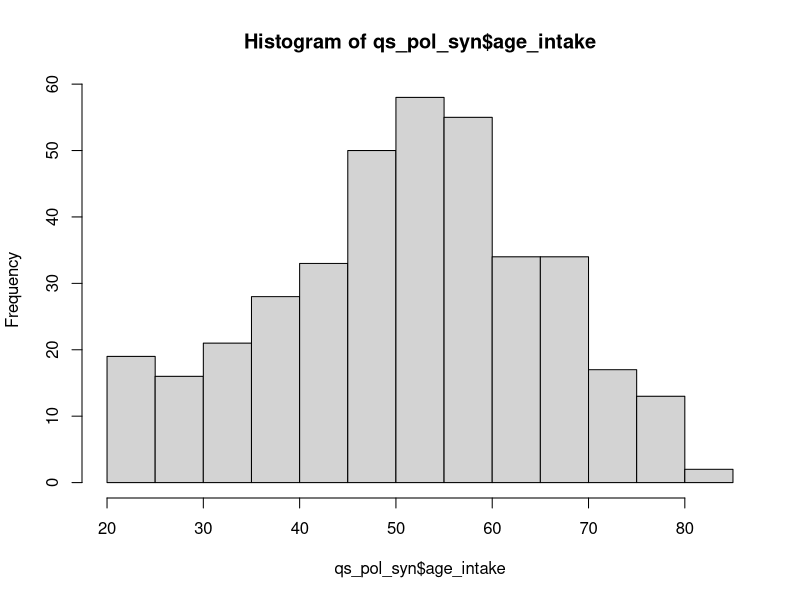
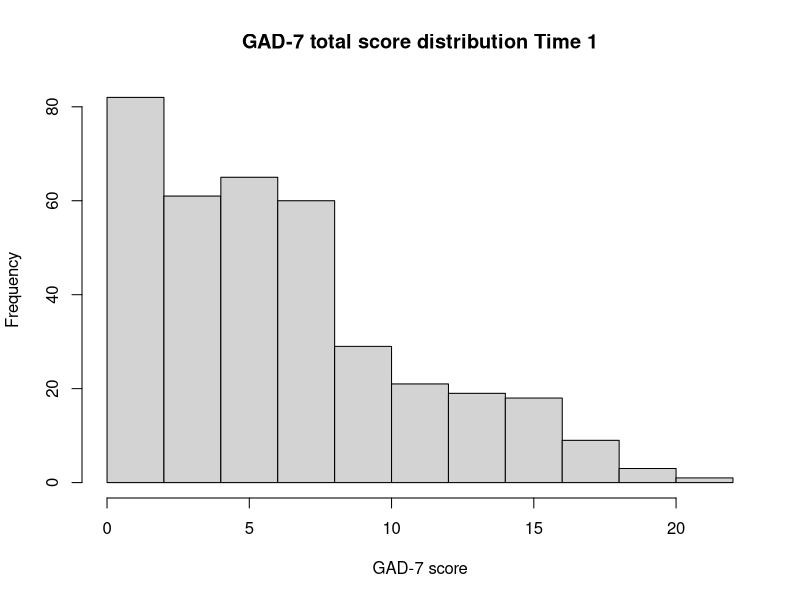

These charts were generated, in order, by the following R code: (Note: this script raises an error after producing the figures.)
## ---- chunk 1
#import data
library(readxl)
# received from Ms Katasafadou and Ms Theodoridou on 11th July 2023 an excel archive termed Q_EXTRACT_09.07.2024.xlsx, stored locally as
# "~/Downloads/Q_EXTRACT_09.07.2024.xlsx" and then moved here
# Note: there are fewer missing data than in the early preliminary analysis that I had sent around. Spoke with Ms Theodoridou, her team was very assiduous in chasing therapists to ensure completion. 
#
qs_pol_syn <- read_excel("qs_pol_syn.xlsx")
#View(qs_pol_syn)
## ---- chunk 2
# excluded participants who had not been randomised or minors as per variable in the dataset indicated in the email that was sent to me by Ms Katasafadou
qs_pol_syn <- qs_pol_syn[qs_pol_syn$`ΕΞΑΙΡΕΙΤΑΙ ΑΠΟ ΤΗΝ ΚΥΡΙΑ ΕΡΕΥΝΑ`== "ΟΧΙ", ]
print(paste("Our total number of participants is", length(unique(qs_pol_syn$`ΤΑΥΤΟΤΗΤΑ ΑΣΘΕΝΗ`))))


## ---- chunk 3
knitr::kable(table(qs_pol_syn$`ΤΡΙΜΗΝΟ ΑΣΘΕΝΗ`), col.names =  c("trimester", "n"))
## ---- chunk 4
qs_pol_syn$gender <- qs_pol_syn$ΦΥΛΟ 
library(tidyverse)
qs_pol_syn <- 
  qs_pol_syn %>% 
mutate(gender = recode (gender,
"ΑΡΡΕΝ" = "male",
"ΘΗΛΥ" = "female",
"ΑΛΛΟ" = "other"
))
#table(qs_pol_syn$gender)
knitr:: kable(round(proportions(table(qs_pol_syn$gender))*100,1), col.names = c("gender", "%"))

## ---- chunk 5

tabulate_func <- function(x){
  
  round(proportions(table(x))*100,1)
  
}

tapply(qs_pol_syn$gender, qs_pol_syn$`ΤΡΙΜΗΝΟ ΑΣΘΕΝΗ`, tabulate_func)


## ---- chunk 6
qs_pol_syn$age_intake <- 2024 - qs_pol_syn$`ΕΤΟΣ ΓΕΝΝΗΣΗΣ`
print(paste("The mean age is", mean(qs_pol_syn$age_intake, na.rm = TRUE), "(sd = ", round(sd(qs_pol_syn$age_intake, na.rm = TRUE),2), ")"))
hist(qs_pol_syn$age_intake)
## ---- chunk 7
rbind(
  mean = tapply(qs_pol_syn$age_intake, qs_pol_syn$`ΤΡΙΜΗΝΟ ΑΣΘΕΝΗ`, mean, na.rm = T),
sd = tapply(qs_pol_syn$age_intake, qs_pol_syn$`ΤΡΙΜΗΝΟ ΑΣΘΕΝΗ`, sd, na.rm = T)
)

## ---- chunk 8
#table(qs_pol_syn$`ΚΑΤΗΓΟΡΙΑ ΤΕΧΝΗΣ`)
knitr:: kable(round(proportions(table(qs_pol_syn$`ΚΑΤΗΓΟΡΙΑ ΤΕΧΝΗΣ`))*100, 2), col.names = 
                c("art site", "%"))
## ---- chunk 9
knitr:: kable(round(proportions(table(qs_pol_syn$Διάγνωση))*100, 2), col.names = c("diagnosis", "%"))
## ---- chunk 10
gad_labels <- paste0("gad_", 1:7)

gad_df_1 <- qs_pol_syn[, c("T1/1","T1/2", "T1/3", "T1/4", "T1/5", "T1/6", "T1/7")]
colnames(gad_df_1) <- gad_labels

recode_fun <- function(x) {
  recode(x, "ΚΑΘΟΛΟΥ" = 0, 
         "ΜΕΡΙΚΕΣ ΜΕΡΕΣ" = 1, 
         "ΠΕΡΙΣΣΟΤΕΡΕΣ ΑΠΟ ΤΙΣ ΜΙΣΕΣ ΜΕΡΕΣ" = 2, 
         "ΣΧΕΔΟΝ ΚΑΘΕ ΜΕΡΑ" = 3
)

}


gad_df_1 <- gad_df_1 %>%
  mutate_at(vars(starts_with("gad_")), recode_fun)   



gad_df_1$gad_total_score_1 <- rowSums(gad_df_1)

print(paste("We are missing n = ", sum(is.na(gad_df_1$gad_total_score_1)), "out of", 
            length(gad_df_1$gad_total_score_1), "which amounts to ", round(sum(is.na(gad_df_1$gad_total_score_1))/length(gad_df_1$gad_total_score_1)*100, 1),
            "%"))

find_missing <- function(x){
  (sum(is.na(x))/length(x))*100
}

print("Here are the relative proportions of people missing GAD-7 per trimester allocation")
tapply(gad_df_1$gad_total_score_1,qs_pol_syn$`ΤΡΙΜΗΝΟ ΑΣΘΕΝΗ`, find_missing )


hist(gad_df_1$gad_total_score_1,  main = "GAD-7 total score distribution Time 1", xlab ="GAD-7 score")


gad_cutoffs <- c(0, 4, 9, 14, 15)
labels_gad_cutoffs <- c("minimal anxiety", "mild anxiety", "moderate anxiety", "severe severe")
gad_df_1$gad_category_1 <- cut(gad_df_1$gad_total_score_1, breaks = gad_cutoffs, labels = labels_gad_cutoffs)
props_cat_gad_7_1 <- data.frame(round(proportions(table(gad_df_1$gad_category_1))*100, 2))

props_cat_gad_7 %>% 
  ggplot(aes(x = Var1, y = Freq))+
  geom_col()+
  xlab("Severity Level")+
  ylab("Percentage")+
  ggtitle("Anxiety Severity Time 1")

## ---- chunk 11
gad_labels <- paste0("gad_", 1:7)

gad_df_2 <- qs_pol_syn[, c("T2/1","T2/2", "T2/3", "T2/4", "T2/5", "T2/6", "T2/7")]
colnames(gad_df_2) <- gad_labels

recode_fun <- function(x) {
  recode(x, "ΚΑΘΟΛΟΥ" = 0, 
         "ΜΕΡΙΚΕΣ ΜΕΡΕΣ" = 1, 
         "ΠΕΡΙΣΣΟΤΕΡΕΣ ΑΠΟ ΤΙΣ ΜΙΣΕΣ ΜΕΡΕΣ" = 2, 
         "ΣΧΕΔΟΝ ΚΑΘΕ ΜΕΡΑ" = 3
)

}


gad_df_2 <- gad_df_2 %>%
  mutate_at(vars(starts_with("gad_")), recode_fun)   



gad_df_2$gad_total_score_2 <- rowSums(gad_df_2)

print(paste("We are missing n = ", sum(is.na(gad_df_2$gad_total_score_2)), "out of", 
            length(gad_df_2$gad_total_score_2), "which amounts to ", round(sum(is.na(gad_df_2$gad_total_score_2))/length(gad_df_2$gad_total_score_2)*100, 1),
            "%"))

find_missing <- function(x){
  (sum(is.na(x))/length(x))*100
}

print("Here are the relative proportions of people missing GAD-7 per trimester allocation")
tapply(gad_df_2$gad_total_score_2,qs_pol_syn$`ΤΡΙΜΗΝΟ ΑΣΘΕΝΗ`, find_missing )


hist(gad_df_2$gad_total_score_2,  main = "GAD-7 total score distribution Time 2", xlab ="GAD-7 score")


gad_cutoffs <- c(0, 4, 9, 14, 15)
labels_gad_cutoffs <- c("minimal anxiety", "mild anxiety", "moderate anxiety", "severe severe")
gad_df_2$gad_category_2 <- cut(gad_df_2$gad_total_score_2, breaks = gad_cutoffs, labels = labels_gad_cutoffs)
props_cat_gad_7_2 <- data.frame(round(proportions(table(gad_df_2$gad_category_2))*100, 2))

props_cat_gad_7 %>% 
  ggplot(aes(x = Var1, y = Freq))+
  geom_col()+
  xlab("Severity Level")+
  ylab("Percentage")+
  ggtitle("Anxiety Severity Time 2")

## ---- chunk 12
gad_labels <- paste0("gad_", 1:7)

gad_df_3 <- qs_pol_syn[, c("T3/1","T3/2", "T3/3", "T3/4", "T3/5", "T3/6", "T3/7")]
colnames(gad_df_3) <- gad_labels

recode_fun <- function(x) {
  recode(x, "ΚΑΘΟΛΟΥ" = 0, 
         "ΜΕΡΙΚΕΣ ΜΕΡΕΣ" = 1, 
         "ΠΕΡΙΣΣΟΤΕΡΕΣ ΑΠΟ ΤΙΣ ΜΙΣΕΣ ΜΕΡΕΣ" = 2, 
         "ΣΧΕΔΟΝ ΚΑΘΕ ΜΕΡΑ" = 3
)

}


gad_df_3 <- gad_df_3 %>%
  mutate_at(vars(starts_with("gad_")), recode_fun)   



gad_df_3$gad_total_score_3 <- rowSums(gad_df_3)

print(paste("We are missing n = ", sum(is.na(gad_df_3$gad_total_score_3)), "out of", 
            length(gad_df_3$gad_total_score_3), "which amounts to ", round(sum(is.na(gad_df_3$gad_total_score_3))/length(gad_df_3$gad_total_score_3)*100, 1),
            "%"))

find_missing <- function(x){
  (sum(is.na(x))/length(x))*100
}

print("Here are the relative proportions of people missing GAD-7 per trimester allocation")
tapply(gad_df_3$gad_total_score_3,qs_pol_syn$`ΤΡΙΜΗΝΟ ΑΣΘΕΝΗ`, find_missing )


hist(gad_df_3$gad_total_score_3,  main = "GAD-7 total score distribution Time 3", xlab ="GAD-7 score")


gad_cutoffs <- c(0, 4, 9, 14, 15)
labels_gad_cutoffs <- c("minimal anxiety", "mild anxiety", "moderate anxiety", "severe severe")
gad_df_3$gad_category_3 <- cut(gad_df_3$gad_total_score_3, breaks = gad_cutoffs, labels = labels_gad_cutoffs)
props_cat_gad_7_3 <- data.frame(round(proportions(table(gad_df_3$gad_category_3))*100, 2))

props_cat_gad_7 %>% 
  ggplot(aes(x = Var1, y = Freq))+
  geom_col()+
  xlab("Severity Level")+
  ylab("Percentage")+
  ggtitle("Anxiety Severity Time 3")
## ---- chunk 13
phq_labels <- paste0("phq_", 1:9)

phq_df_1 <- qs_pol_syn[, c("T1/9","T1/10", "T1/11", "T1/12", "T1/13", "T1/14", "T1/15",
                         "T1/16",
                         "T1/17"
                         )]
colnames(phq_df_1) <- phq_labels


phq_df_1 <- phq_df_1 %>%
  mutate_at(vars(starts_with("phq_")), recode_fun)   


phq_df_1$phq_total_score_1 <- rowSums(phq_df_1)

print(paste("We are missing n = ", sum(is.na(phq_df_1$phq_total_score_1)), "out of", 
            length(phq_df_1$phq_total_score_1), "which amounts to ", round(sum(is.na(phq_df_1$phq_total_score_1))/length(phq_df_1$phq_total_score_1)*100, 1),
            "%"))


print("Here are the relative proportions of people missing PHQ-9 per trimester allocation")
tapply(phq_df_1$phq_total_score_1,qs_pol_syn$`ΤΡΙΜΗΝΟ ΑΣΘΕΝΗ`, find_missing )

hist(phq_df_1$phq_total_score_1, main = "PHQ-9 total score distribution", xlab ="PHQ-9 score")

phq_cutoffs <- c(0, 4, 9, 14, 19, 27)
labels_phq_cutoffs <- c("none", "mild", "moderate", "moderately severe", "severe")
phq_df_1$phq_category_1 <- cut(phq_df_1$phq_total_score_1, breaks = phq_cutoffs, labels = labels_phq_cutoffs)
props_cat_phq_9_1 <- data.frame(round(proportions(table(phq_df_1$phq_category_1))*100,2))

props_cat_phq_9_1 %>% 
  ggplot(aes(x = Var1, y = Freq))+
  geom_col()+
  xlab("Severity Level")+
  ylab("Percentage")+
  ggtitle("Depression Severity")
## ---- chunk 14
phq_labels <- paste0("phq_", 1:9)

phq_df_2 <- qs_pol_syn[, c("T2/9","T2/10", "T2/11", "T2/12", "T2/13", "T2/14", "T2/15",
                         "T2/16",
                         "T2/17"
                         )]
colnames(phq_df_2) <- phq_labels


phq_df_2 <- phq_df_2 %>%
  mutate_at(vars(starts_with("phq_")), recode_fun)   


phq_df_2$phq_total_score_2 <- rowSums(phq_df_2)

print(paste("We are missing n = ", sum(is.na(phq_df_2$phq_total_score_2)), "out of", 
            length(phq_df_2$phq_total_score_2), "which amounts to ", round(sum(is.na(phq_df_2$phq_total_score_2))/length(phq_df_2$phq_total_score_2)*100, 1),
            "%"))


print("Here are the relative proportions of people missing PHQ-9 per trimester allocation")
tapply(phq_df_2$phq_total_score_2,qs_pol_syn$`ΤΡΙΜΗΝΟ ΑΣΘΕΝΗ`, find_missing )

hist(phq_df_2$phq_total_score_2, main = "PHQ-9 total score distribution T2", xlab ="PHQ-9 score")

phq_cutoffs <- c(0, 4, 9, 14, 19, 27)
labels_phq_cutoffs <- c("none", "mild", "moderate", "moderately severe", "severe")
phq_df_2$phq_category_2 <- cut(phq_df_2$phq_total_score_2, breaks = phq_cutoffs, labels = labels_phq_cutoffs)
props_cat_phq_9_2 <- data.frame(round(proportions(table(phq_df_2$phq_category_2))*100,2))

props_cat_phq_9_2 %>% 
  ggplot(aes(x = Var1, y = Freq))+
  geom_col()+
  xlab("Severity Level")+
  ylab("Percentage")+
  ggtitle("Depression Severity T2")
## ---- chunk 15
phq_labels <- paste0("phq_", 1:9)

phq_df_3 <- qs_pol_syn[, c("T3/9","T3/10", "T3/11", "T3/12", "T3/13", "T3/14", "T3/15",
                         "T3/16",
                         "T3/17"
                         )]
colnames(phq_df_3) <- phq_labels


phq_df_3 <- phq_df_3 %>%
  mutate_at(vars(starts_with("phq_")), recode_fun)   


phq_df_3$phq_total_score_3 <- rowSums(phq_df_3)

print(paste("We are missing n = ", sum(is.na(phq_df_3$phq_total_score_3)), "out of", 
            length(phq_df_3$phq_total_score_3), "which amounts to ", round(sum(is.na(phq_df_3$phq_total_score_3))/length(phq_df_3$phq_total_score_3)*100, 1),
            "%"))


print("Here are the relative proportions of people missing PHQ-9 per trimester allocation")
tapply(phq_df_3$phq_total_score_3,qs_pol_syn$`ΤΡΙΜΗΝΟ ΑΣΘΕΝΗ`, find_missing )

hist(phq_df_3$phq_total_score_3, main = "PHQ-9 total score distribution T3", xlab ="PHQ-9 score")

phq_cutoffs <- c(0, 4, 9, 14, 19, 27)
labels_phq_cutoffs <- c("none", "mild", "moderate", "moderately severe", "severe")
phq_df_3$phq_category_3 <- cut(phq_df_3$phq_total_score_3, breaks = phq_cutoffs, labels = labels_phq_cutoffs)
props_cat_phq_9_3 <- data.frame(round(proportions(table(phq_df_3$phq_category_3))*100,2))

props_cat_phq_9_3 %>% 
  ggplot(aes(x = Var1, y = Freq))+
  geom_col()+
  xlab("Severity Level")+
  ylab("Percentage")+
  ggtitle("Depression Severity T3")
## ---- chunk 16

gad_phq_df_1 <- data.frame(cbind(gad_df_1, phq_df_1))
cor.test(gad_phq_df_1$gad_total_score_1, gad_phq_df_1$phq_total_score)

gad_phq_df_1 %>% 
  ggplot(aes(x = gad_total_score_1, y = phq_total_score_1))+
  geom_point()+
  stat_smooth(method = "lm", 
              formula = y ~ x, 
              geom = "smooth") +
  ggtitle("Association between Anxiety and Depression")+
  xlab("GAD-7 score") +
 ylab("PHQ-9 score")

## ---- chunk 17
full_df_pol_syn <- cbind(qs_pol_syn,gad_df_1, phq_df_1)  


mean_sd_na_func <- function(x){
  
  means = round(mean(x, na.rm = T),2)
 std = round(sd(x, na.rm = T),2)
 proportion_NAs =   round(sum(is.na(x))/length(x)*100)
 
 return(paste0("The mean is ", means," (sd = ", std,") and there are missing ",
              sum(is.na(x)), " out of ", length(x), " (", 
               proportion_NAs, " %)"))
  
}

tapply(full_df_pol_syn$gad_total_score_1, qs_pol_syn$`ΤΡΙΜΗΝΟ ΑΣΘΕΝΗ`, mean_sd_na_func)

## ---- chunk 18
tapply(full_df_pol_syn$phq_total_score_1, qs_pol_syn$`ΤΡΙΜΗΝΟ ΑΣΘΕΝΗ`, mean_sd_na_func)
## ---- chunk 19
full_df_pol_syn %>% 
  ggplot(aes(x = gad_total_score_1, y = phq_total_score_1))+
  geom_point()+
  stat_smooth(method = "lm", 
              formula = y ~ x, 
              geom = "smooth") +
  ggtitle("Association between Anxiety and Depression")+
  xlab("GAD-7 score") +
 ylab("PHQ-9 score")+
  facet_wrap(~ `ΤΡΙΜΗΝΟ ΑΣΘΕΝΗ`)
## ---- chunk 20
full_df_pol_syn_1 <- cbind(qs_pol_syn,gad_df_1, phq_df_1)  
names(full_df_pol_syn_1) <- gsub("score_1$", "score", names(full_df_pol_syn_1))
names(full_df_pol_syn_1) <- gsub("category_1$", "category", names(full_df_pol_syn_1))
full_df_pol_syn_2 <- cbind(qs_pol_syn, gad_df_2, phq_df_2)  
names(full_df_pol_syn_2) <- gsub("score_2$", "score", names(full_df_pol_syn_2))
names(full_df_pol_syn_2) <- gsub("category_2$", "category", names(full_df_pol_syn_2))
full_df_pol_syn_3 <- cbind(qs_pol_syn,gad_df_3, phq_df_3)  
names(full_df_pol_syn_3) <- gsub("score_3$", "score", names(full_df_pol_syn_3))
names(full_df_pol_syn_3) <- gsub("category_3$", "category", names(full_df_pol_syn_3))

full_df_pol_syn_long <- rbind(full_df_pol_syn_1, full_df_pol_syn_2, full_df_pol_syn_3)
time_var <- rep(c("T_1", "T_2", "T_3"), each = nrow(full_df_pol_syn))
full_df_pol_syn_long <- cbind(full_df_pol_syn_long, time_var)

## ---- chunk 21
full_df_pol_syn_long %>% 
  ggplot(aes(phq_total_score, colour = `ΤΡΙΜΗΝΟ ΑΣΘΕΝΗ`))+
  geom_density(size = 1.5, position = "identity", binwidth = 1)+
  facet_wrap(~ time_var,ncol = 1)+
  labs(y = "Proportion", x = "PHQ Total Score") +
   scale_color_brewer(palette="Paired")+
  theme_minimal()
## ---- chunk 22


phq_over_time <- full_df_pol_syn_long %>% 
  filter(!is.na(gad_total_score))%>% 
  group_by(time_var ,`ΤΡΙΜΗΝΟ ΑΣΘΕΝΗ`) %>% 
  summarise(n = n(), avg = mean(phq_total_score, na.rm = T), std = sd(phq_total_score, na.rm = T)              )
phq_over_time$se <- phq_over_time$std/sqrt(phq_over_time$n)


phq_over_time %>% 
  ggplot(aes(time_var, avg, group =`ΤΡΙΜΗΝΟ ΑΣΘΕΝΗ`, colour =`ΤΡΙΜΗΝΟ ΑΣΘΕΝΗ` ))+
  geom_errorbar(aes(ymin=avg-se, ymax=avg+se), width=.1, 
    position=position_dodge(0.05))+
  geom_line()+
geom_point()+
   scale_color_brewer(palette="Paired")+theme_minimal()+
  ggtitle("PHQ-9 total score across time")+
  ylab("Mean Score (+/- SE)")+
  theme_minimal()


#keep only T3 scores for each group, PHQ
phq_for_t_test_3 <- data.frame(cbind(a = full_df_pol_syn_long[full_df_pol_syn_long$time_var == "T_3" & 
                       full_df_pol_syn_long$`ΤΡΙΜΗΝΟ ΑΣΘΕΝΗ` == "1ο Τρίμηνο", ]$phq_total_score, 
b = full_df_pol_syn_long[full_df_pol_syn_long$time_var == "T_3" & 
                       full_df_pol_syn_long$`ΤΡΙΜΗΝΟ ΑΣΘΕΝΗ` == "2ο Τρίμηνο", ]$phq_total_score))

t.test(phq_for_t_test_3$a,phq_for_t_test_3$b)



# run an anova
test_aov <- aov(
  full_df_pol_syn_long$phq_total_score ~ full_df_pol_syn_long$`ΤΡΙΜΗΝΟ ΑΣΘΕΝΗ`*full_df_pol_syn_long$time_var
  
)
summary(test_aov)

# run an lme
library(lme4)
test_lme <- lmer(phq_total_score ~ `ΤΡΙΜΗΝΟ ΑΣΘΕΝΗ`*time_var + (1|`ΤΑΥΤΟΤΗΤΑ ΑΣΘΕΝΗ`), data = full_df_pol_syn_long )
summary(test_lme)
confint(test_lme)

## ---- chunk 23
gad_over_time <- full_df_pol_syn_long %>% 
  filter(!is.na(gad_total_score))%>% 
  group_by(time_var ,`ΤΡΙΜΗΝΟ ΑΣΘΕΝΗ`) %>% 
  summarise(n = n(), avg = mean(gad_total_score, na.rm = T), std = sd(gad_total_score, na.rm = T)              )
gad_over_time$se <- gad_over_time$std/sqrt(gad_over_time$n)



gad_over_time %>% 
  ggplot(aes(time_var, avg, group =`ΤΡΙΜΗΝΟ ΑΣΘΕΝΗ`, colour =`ΤΡΙΜΗΝΟ ΑΣΘΕΝΗ` ))+
  geom_errorbar(aes(ymin=avg-se, ymax=avg+se), width=.1, 
    position=position_dodge(0.05))+
  geom_line()+
geom_point()+
   scale_color_brewer(palette="Paired")+theme_minimal()+
  ggtitle("GAD-9 total score across time")+
  ylab("Mean Score (+/- SE)")


#keep only T3 scores for each group, GAD
gad_for_t_test_3 <- data.frame(cbind(a = full_df_pol_syn_long[full_df_pol_syn_long$time_var == "T_3" & 
                       full_df_pol_syn_long$`ΤΡΙΜΗΝΟ ΑΣΘΕΝΗ` == "1ο Τρίμηνο", ]$gad_total_score, 
b = full_df_pol_syn_long[full_df_pol_syn_long$time_var == "T_3" & 
                       full_df_pol_syn_long$`ΤΡΙΜΗΝΟ ΑΣΘΕΝΗ` == "2ο Τρίμηνο", ]$gad_total_score))

t.test(gad_for_t_test_3$a,gad_for_t_test_3$b)


# run an anova
test_aov <- aov(
  full_df_pol_syn_long$gad_total_score ~ full_df_pol_syn_long$`ΤΡΙΜΗΝΟ ΑΣΘΕΝΗ`*full_df_pol_syn_long$time_var
  
)
summary(test_aov)

# run an lme
library(lme4)
test_lme <- lmer(gad_total_score ~ `ΤΡΙΜΗΝΟ ΑΣΘΕΝΗ`*time_var + (1|`ΤΑΥΤΟΤΗΤΑ ΑΣΘΕΝΗ`), data = full_df_pol_syn_long )
summary(test_lme)


## ---- chunk 24
full_df_pol_syn_long_locf <- full_df_pol_syn_long %>%
  arrange(`ΤΑΥΤΟΤΗΤΑ ΑΣΘΕΝΗ`, time_var)

# Apply LOCF to fill in missing values
full_df_pol_syn_long_lofc <- full_df_pol_syn_long_locf %>%
  group_by(`ΤΑΥΤΟΤΗΤΑ ΑΣΘΕΝΗ`) %>%
  fill(phq_total_score, .direction = "down")


phq_over_time <- full_df_pol_syn_long_lofc %>% 
  filter(!is.na(gad_total_score))%>% 
  group_by(time_var ,`ΤΡΙΜΗΝΟ ΑΣΘΕΝΗ`) %>% 
  summarise(n = n(), avg = mean(phq_total_score, na.rm = T), std = sd(phq_total_score, na.rm = T)              )
phq_over_time$se <- phq_over_time$std/sqrt(phq_over_time$n)


phq_over_time %>% 
  ggplot(aes(time_var, avg, group =`ΤΡΙΜΗΝΟ ΑΣΘΕΝΗ`, colour =`ΤΡΙΜΗΝΟ ΑΣΘΕΝΗ` ))+
  geom_errorbar(aes(ymin=avg-se, ymax=avg+se), width=.1, 
    position=position_dodge(0.05))+
  geom_line()+
geom_point()+
   scale_color_brewer(palette="Paired")+theme_minimal()+
  ggtitle("PHQ-9 total score across time")+
  ylab("Mean Score (+/- SE)")+
  theme_minimal()


#keep only T3 scores for each group, PHQ
phq_for_t_test_3 <- data.frame(cbind(a = full_df_pol_syn_long_lofc[full_df_pol_syn_long_lofc$time_var == "T_3" & 
                       full_df_pol_syn_long_lofc$`ΤΡΙΜΗΝΟ ΑΣΘΕΝΗ` == "1ο Τρίμηνο", ]$phq_total_score, 
b = full_df_pol_syn_long_lofc[full_df_pol_syn_long_lofc$time_var == "T_3" & 
                       full_df_pol_syn_long_lofc$`ΤΡΙΜΗΝΟ ΑΣΘΕΝΗ` == "2ο Τρίμηνο", ]$phq_total_score))

t.test(phq_for_t_test_3$a,phq_for_t_test_3$b)



# run an anova
test_aov <- aov(
  full_df_pol_syn_long_lofc$phq_total_score ~ full_df_pol_syn_long_lofc$`ΤΡΙΜΗΝΟ ΑΣΘΕΝΗ`*full_df_pol_syn_long_lofc$time_var
  
)
summary(test_aov)

# run an lme
library(lme4)
test_lme <- lmer(phq_total_score ~ `ΤΡΙΜΗΝΟ ΑΣΘΕΝΗ`*time_var + (1|`ΤΑΥΤΟΤΗΤΑ ΑΣΘΕΝΗ`), data = full_df_pol_syn_long_lofc )
summary(test_lme)
broom.mixed:: tidy(test_lme)
anova(test_lme)
confint(test_lme)

## ---- chunk 25
full_df_pol_syn_long_locf <- full_df_pol_syn_long %>%
  arrange(`ΤΑΥΤΟΤΗΤΑ ΑΣΘΕΝΗ`, time_var)

# Apply LOCF to fill in missing values
full_df_pol_syn_long_lofc <- full_df_pol_syn_long_locf %>%
  group_by(`ΤΑΥΤΟΤΗΤΑ ΑΣΘΕΝΗ`) %>%
  fill(gad_total_score, .direction = "down")

gad_over_time <- full_df_pol_syn_long_lofc %>% 
  filter(!is.na(gad_total_score))%>% 
  group_by(time_var ,`ΤΡΙΜΗΝΟ ΑΣΘΕΝΗ`) %>% 
  summarise(n = n(), avg = mean(gad_total_score, na.rm = T), std = sd(gad_total_score, na.rm = T)              )
gad_over_time$se <- gad_over_time$std/sqrt(gad_over_time$n)



gad_over_time %>% 
  ggplot(aes(time_var, avg, group =`ΤΡΙΜΗΝΟ ΑΣΘΕΝΗ`, colour =`ΤΡΙΜΗΝΟ ΑΣΘΕΝΗ` ))+
  geom_errorbar(aes(ymin=avg-se, ymax=avg+se), width=.1, 
    position=position_dodge(0.05))+
  geom_line()+
geom_point()+
   scale_color_brewer(palette="Paired")+theme_minimal()+
  ggtitle("GAD-9 total score across time")+
  ylab("Mean Score (+/- SE)")


#keep only T3 scores for each group, GAD
gad_for_t_test_3 <- data.frame(cbind(a = full_df_pol_syn_long_lofc[full_df_pol_syn_long_lofc$time_var == "T_3" & 
                       full_df_pol_syn_long_lofc$`ΤΡΙΜΗΝΟ ΑΣΘΕΝΗ` == "1ο Τρίμηνο", ]$gad_total_score, 
b = full_df_pol_syn_long_lofc[full_df_pol_syn_long_lofc$time_var == "T_3" & 
                       full_df_pol_syn_long_lofc$`ΤΡΙΜΗΝΟ ΑΣΘΕΝΗ` == "2ο Τρίμηνο", ]$gad_total_score))

t.test(gad_for_t_test_3$a,gad_for_t_test_3$b)


# run an anova
test_aov <- aov(
  full_df_pol_syn_long_lofc$gad_total_score ~ full_df_pol_syn_long_lofc$`ΤΡΙΜΗΝΟ ΑΣΘΕΝΗ`*full_df_pol_syn_long_lofc$time_var
  
)
summary(test_aov)
broom:: tidy(test_aov)

# run an lme
library(lme4)
test_lme <- lmer(gad_total_score ~ `ΤΡΙΜΗΝΟ ΑΣΘΕΝΗ`*time_var + (1|`ΤΑΥΤΟΤΗΤΑ ΑΣΘΕΝΗ`), data = full_df_pol_syn_long_lofc )
summary(test_lme)
broom.mixed:: tidy(test_lme)
confint(test_lme)
